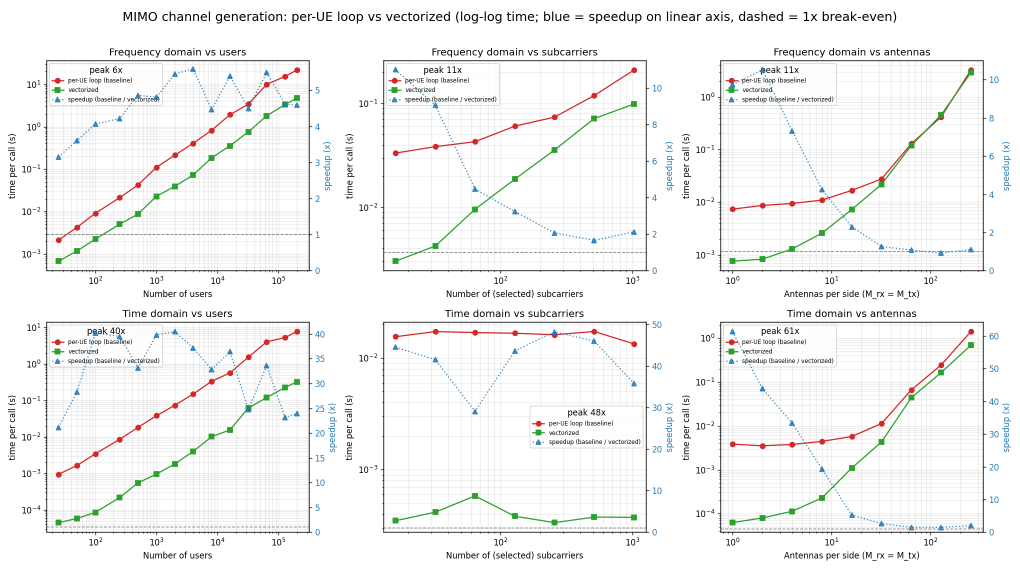
#> input picture scripts/channel_speed_benchmark.png, 2040 x 1140 px (shown at 1/2 size); its folder holds only this picture in this run
$ python -i image_processor.py   (imports and definitions only)
#> lines starting #> are read from the running program, lines starting #| are printed output that depends on the picture
# %%
"""Utilities for zooming and saving ray-tracing images."""

from pathlib import Path

from PIL import Image


def process_image(input_path: str, output_path: str, zoom_factor: float = 1.5) -> None:
    """Resize, zoom, and crop an image before saving to a new path."""
#> called with input_path = 'channel_speed_benchmark.png', output_path = 'out.png', zoom_factor = 1.5
    # Open the image
    img = Image.open(input_path)
#> img is the input picture: PIL image 2040x1140 RGBA; mean R, G, B, A 243.8, 244.1, 243.6, 255

    # Ensure the image is 1080p if it isn't already
    if img.size != (1920, 1080):
        img = img.resize((1920, 1080), Image.Resampling.LANCZOS)
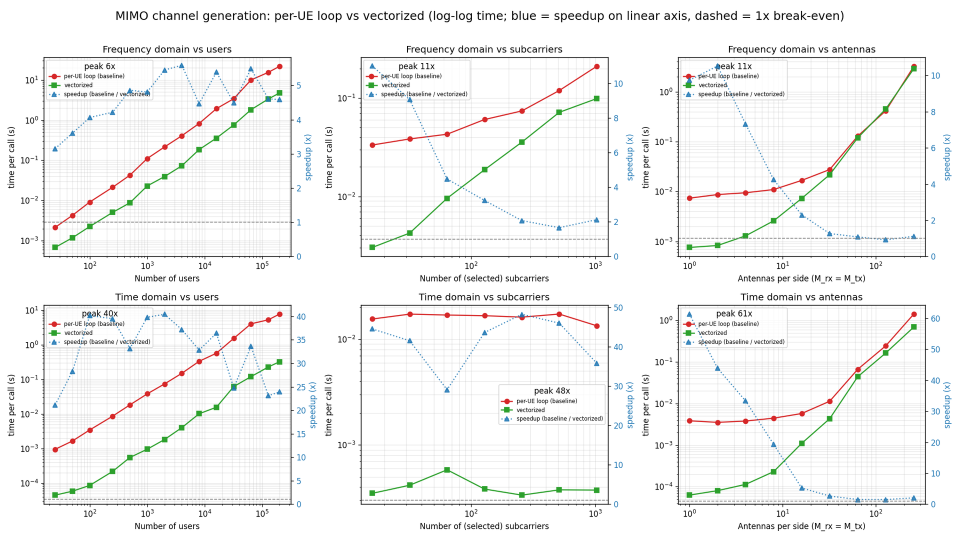
#> img: PIL image 1920x1080 RGBA (shown at 1/2 size); mean R, G, B, A 243.5, 243.8, 243.3, 255

    # Calculate dimensions for zooming
    width, height = img.size
#> width = 1920; height = 1080
    new_width = int(width * zoom_factor)
#> new_width = 2880
    new_height = int(height * zoom_factor)
#> new_height = 1620

    # Zoom in by resizing to larger dimensions
    zoomed_img = img.resize((new_width, new_height), Image.Resampling.LANCZOS)

    # Calculate coordinates for trimming back to original size
    left = (new_width - width) // 2
#> left = 480
    top = (new_height - height) // 2
#> top = 270
    right = left + width
#> right = 2400
    bottom = top + height
#> bottom = 1350

    # Trim the image back to original size
    final_img = zoomed_img.crop((left, top, right, bottom))
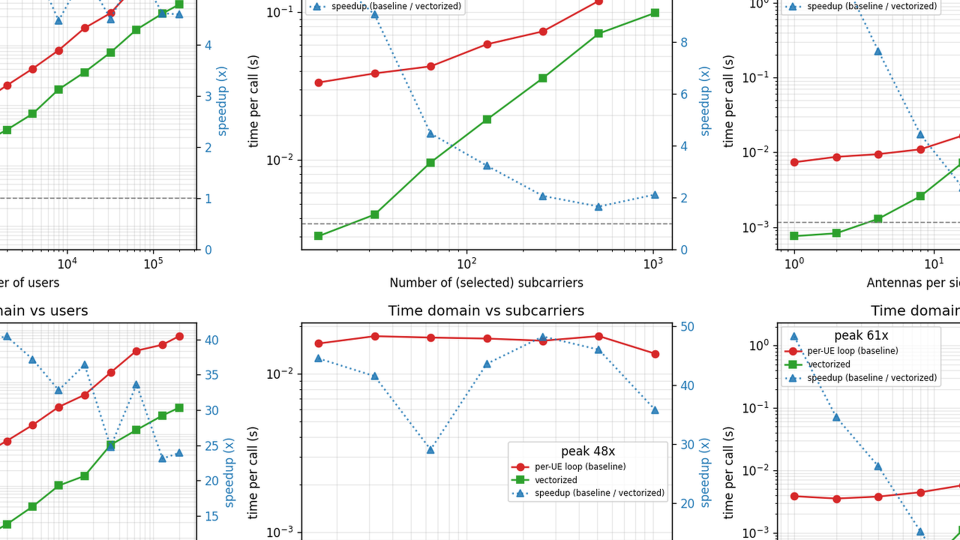
#> final_img: PIL image 1920x1080 RGBA (shown at 1/2 size); mean R, G, B, A 243.8, 243.9, 243.6, 255

    # Save the processed image
    final_img.save(output_path, quality=95)


# %%
# [25 lines not run here, left out]

# %%

>>> result = process_image('channel_speed_benchmark.png', 'out.png')

$ run again, on scripts/interactions_speed_benchmark.png
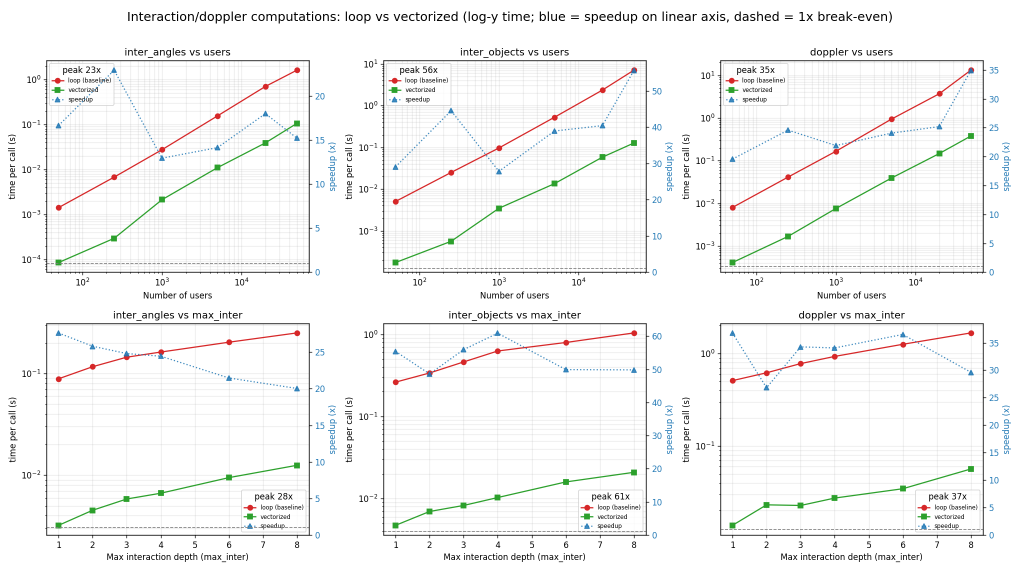
#> input picture scripts/interactions_speed_benchmark.png, 2040 x 1140 px (shown at 1/2 size)
#> in process_image, img is the input picture: PIL image 2040x1140 RGBA; mean R, G, B, A 245.1, 245.2, 244.9, 255
#> in process_image, `img = img.resize((1920, 1080), Image.Resampling.LANCZOS)`:
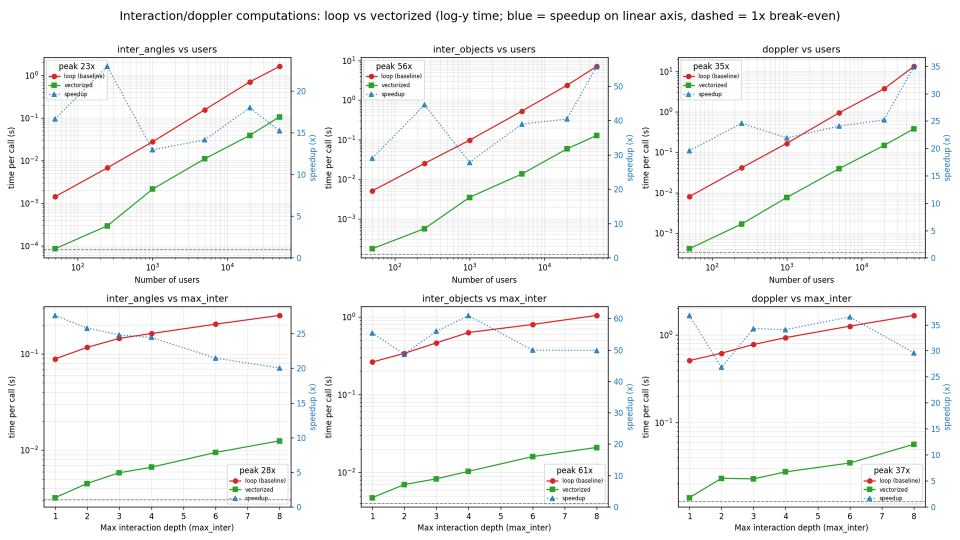
#> img: PIL image 1920x1080 RGBA (shown at 1/2 size); mean R, G, B, A 244.8, 245, 244.7, 255
#> in process_image, `final_img = zoomed_img.crop((left, top, right, bottom))`:
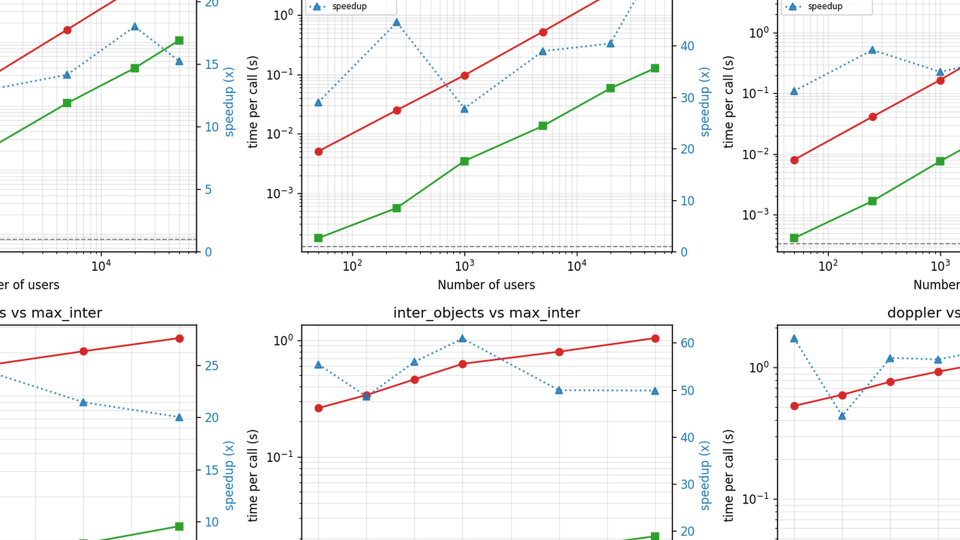
#> final_img: PIL image 1920x1080 RGBA (shown at 1/2 size); mean R, G, B, A 245.5, 245.5, 245.4, 255
